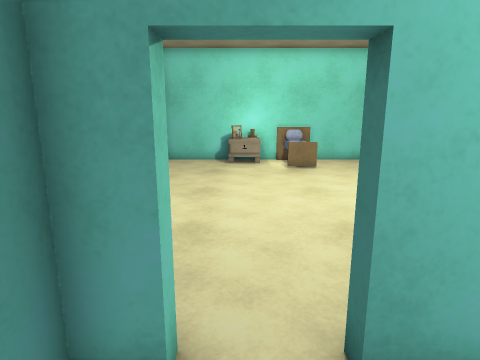
[1] (above)

12 first-person views from a walk through a Unity game level. The camera is 1.4 m above the floor, tilts 12° down and sees 75° across. The floor is counted in squares, 0.5 m on a side. Each view is taken from the middle of a square. On the plan, view 1 faces up. The plan holds only what a view shows up to about 20 squares ahead; the rest is blank. The player is left out. Door leaves are left out, so doorways stand open. Some surface patterns are stand-ins.

[2]
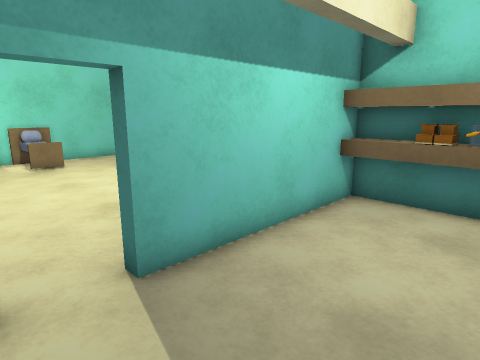

[3]
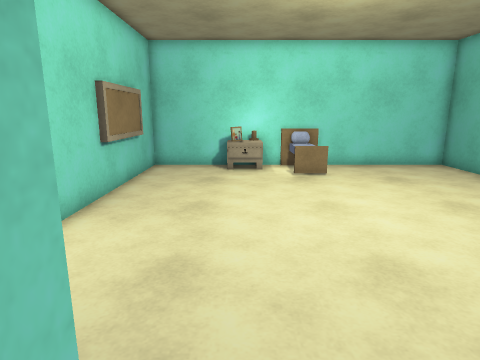

[4]
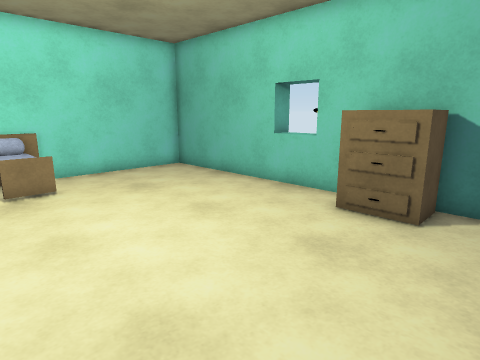

[5]
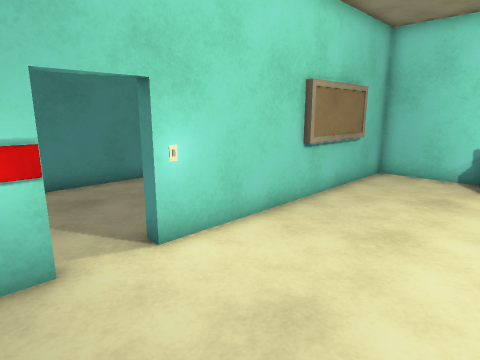

[6]
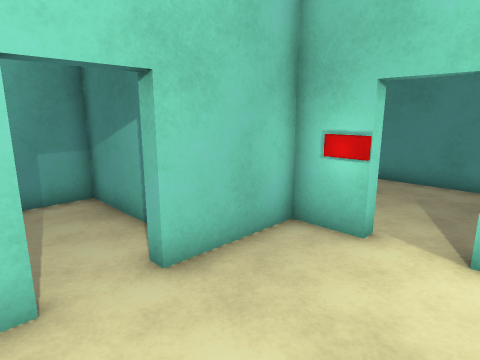

[7]
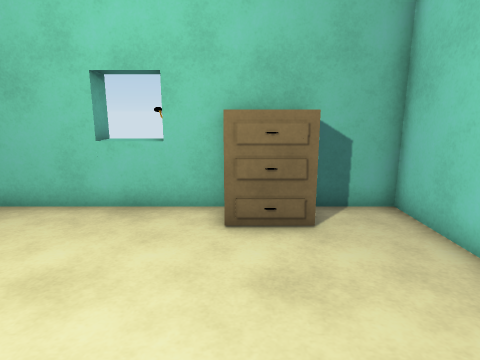

[8]
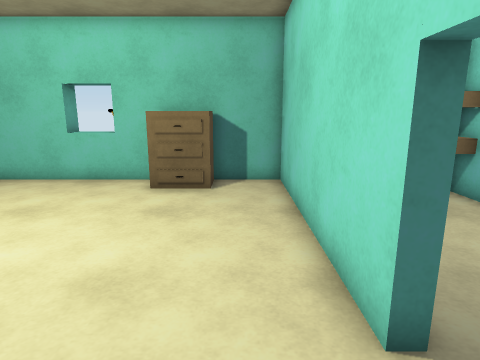

[9]
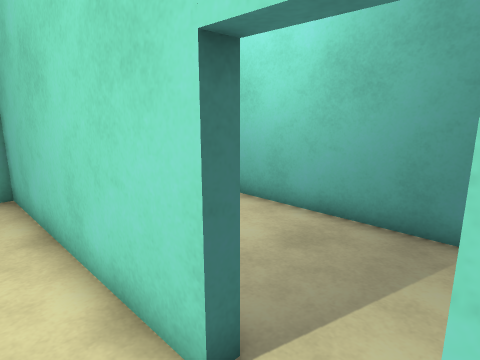

[10]
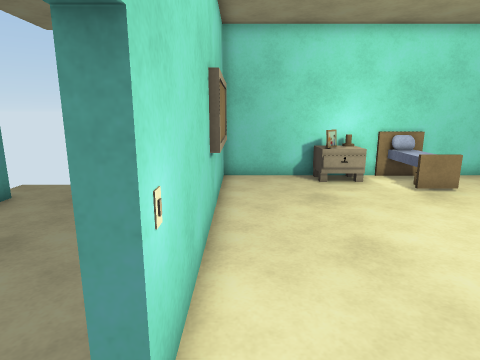

[11]
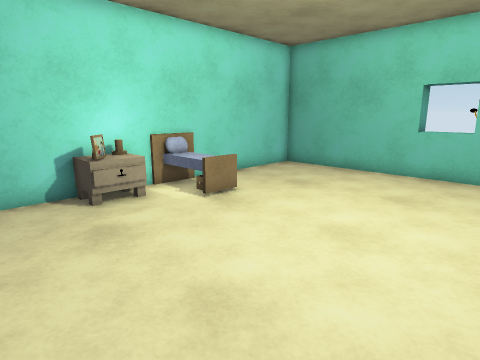

[12]
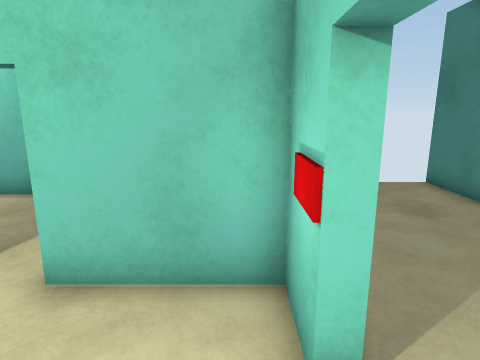

### Floor plan
Points are (right, up) in squares from view 1. A wall is a line through its corners. A room is listed if a view was taken in it or the views show most of it. See-through windows are left out.
Room 1 (views 1, 2, 3)
walls: (-0.7, 2.7) (-1.7, 2.7) (-1.7, -2.8) (9.2, -2.8); (8.3, -2.9) (8.3, 2.8); (9.3, 2.7) (1.2, 2.7)
ways out: open door at (0, 3) to room 2
Room 2 (views 4, 5, 6, 7, 8, 9, 10, 11, 12)
walls: (1.2, 3.2) (11.3, 3.2) (11.3, 19.2) (1.4, 19.2); (-4.7, 13.5) (-4.7, 7.3); (-0.5, 19.2) (-4.7, 19.2) (-4.7, 16.4); (11.1, 6.1) (9.5, 6.1) (9.5, 8.5); (-4.7, 5.3) (-4.7, 3.2) (-0.7, 3.2)
ways out: open door at (0, 3) to room 1; open door at (-5, 6.5)
objects: other object (-5, 8); other object (-5, 13) to (-4, 16); nightstand (-1, 18) to (1, 19); other object (1, 19); bed (3, 16) to (4, 19); other object (9, 7)

Where each view was taken, in squares from view 1:
view 1: 0 up, 0 right, facing up
view 2: 2 down, 1 left, facing up-right
view 3: 2 up, 0 right, facing up
view 4: 4 up, 1 right, facing up-right
view 5: 4 up, 1 right, facing up-left
view 6: 8 up, 2 right, facing down-left
view 7: 8 up, 2 right, facing right
view 8: 5 up, 2 left, facing right
view 9: 5 up, 1 left, facing down-right
view 10: 5 up, 4 left, facing up
view 11: 8 up, 4 left, facing up-right
view 12: 8 up, 4 left, facing down
